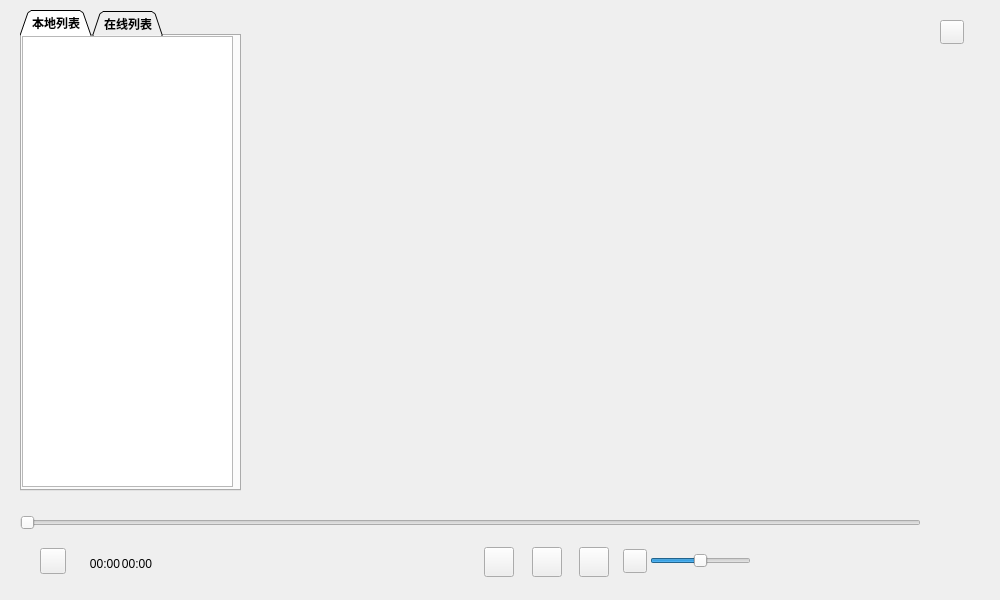
<?xml version="1.0" encoding="UTF-8"?>
<ui version="4.0">
 <class>MusicWindow</class>
 <widget class="QMainWindow" name="MusicWindow">
  <property name="geometry">
   <rect>
    <x>0</x>
    <y>0</y>
    <width>1000</width>
    <height>600</height>
   </rect>
  </property>
  <property name="sizePolicy">
   <sizepolicy hsizetype="Fixed" vsizetype="Fixed">
    <horstretch>0</horstretch>
    <verstretch>0</verstretch>
   </sizepolicy>
  </property>
  <property name="minimumSize">
   <size>
    <width>800</width>
    <height>500</height>
   </size>
  </property>
  <property name="maximumSize">
   <size>
    <width>1000</width>
    <height>600</height>
   </size>
  </property>
  <property name="windowTitle">
   <string>车载多媒体-音乐</string>
  </property>
  <property name="windowIcon">
   <iconset resource="resourse.qrc">
    <normaloff>:/images/winIcon.jpg</normaloff>:/images/winIcon.jpg</iconset>
  </property>
  <property name="autoFillBackground">
   <bool>false</bool>
  </property>
  <property name="styleSheet">
   <string notr="true"/>
  </property>
  <widget class="QWidget" name="centralwidget">
   <property name="styleSheet">
    <string notr="true">#centralwidget{
	background-color: qlineargradient(
    spread:pad, 
    x1:0, y1:0, x2:0, y2:1,  /* 垂直渐变方向 */
    stop:0 #789ABD,           /* 起始颜色（浅蓝色） */
    stop:1 #E1B698             /* 结束颜色（深灰色） */
);
}
/* 主容器透明 */
QTabWidget {
    background: transparent;
    border: none;
}
/* 标签页面板透明 */
QTabWidget::pane {
    border: 0;
    background: transparent;
    margin: 0;
}
/* 标签栏透明 */
QTabWidget::tab-bar {
    background: transparent;
    left: 5px; /* 调整标签栏位置 */
}
/* 单个标签页样式 */
QTabBar::tab {
    background: rgba(70, 70, 70, 150); /* 半透明灰色 */
    color: white;
    border: 1px solid rgba(100, 100, 100, 100);
    border-bottom: none;
    padding: 5px 15px;
    border-top-left-radius: 4px;
    border-top-right-radius: 4px;
}
/* 选中的标签页 */
QTabBar::tab:selected {
    background: rgba(120, 120, 120, 180); /* 更不透明的选中状态 */
    border-color: rgba(150, 150, 150, 150);
}
/* 标签页内容区域 */
QTabWidget &gt; QStackedWidget {
    background: transparent;
}
/* 确保所有子部件继承透明 */
QTabWidget QWidget {
    background: transparent;
}

/* 透明背景轨道 */
QSlider::groove:horizontal {
    background: transparent;
    height: 4px;  /* 进度条高度 */
}
/* 已进度部分颜色（示例橙色） */
QSlider::sub-page:horizontal {
    background: rgba(255, 123, 37, 0.5); 
    border-radius: 2px;
}
/* 未进度部分颜色（示例半透明灰） */
QSlider::add-page:horizontal {
    background: rgba(200, 200, 200, 50);
    border-radius: 2px;
}
/* 圆形滑块 */
QSlider::handle:horizontal {
    background: white;
    width: 10px;
    height: 10px;
    margin: -5px 0;  /* 垂直居中 */
    border-radius: 6px;
    border: 1px solid #E0E0E0;  /* 可选描边 */
}
/*退出样式*/
#btn_quit{
	border-image: url(:/images/music/btn_quit_normal.png);
}
#btn_quit:hover{
	border-image: url(:/images/music/btn_quit_hover.png);
}
/*添加文件*/
#btn_file{
	border-image: url(:/images/music/btn_file_normal.png);
}
#btn_file:hover{
	border-image: url(:/images/music/btn_file_hover.png);
}
/* 上一首 */
#btn_pre{
	border-image: url(:/images/music/btn_pre_normal.png);
}
#btn_pre:hover{
	border-image: url(:/images/music/btn_pre_hover.png);
}

/* 下一首 */
#btn_next{
	border-image: url(:/images/music/btn_next_normal.png);
}
#btn_next:hover{
	border-image: url(:/images/music/btn_next_hover.png);
}

/*声音*/
#btn_volume{
	border-image: url(:/images/music/btn_volume.png);
}

/*播放按钮*/
QPushButton#btn_play[mode='pause']{
   border-image: url(:/images/music/btn_pause_normal.png);
}
QPushButton#btn_play[mode='pause']:hover{  
   border-image: url(:/images/music/btn_pause_hover.png);
}

QPushButton#btn_play[mode='play']{
   border-image: url(:/images/music/btn_play_normal.png);
}
QPushButton#btn_play[mode='play']:hover{
   border-image: url(:/images/music/btn_play_hover.png);
}

/*声音图标*/
QPushButton#btn_volume[mode='unmute']{  
	border-image: url(:/images/music/btn_volume.png);
}
QPushButton#btn_volume[mode='mute']{  
	border-image: url(:/images/music/btn_mute.png);
}

/*歌词容器*/
QFrame#lyricContainer {
	
	background-image: url(:/images/background.png);
    background-repeat: no-repeat;
    background-position: center;
    background-size: cover; /*cover 自适应容器大小 */
    border-radius: 12px;
    padding: 15px;
}
#lyricLine0,#lyricLine1,#lyricLine3,#lyricLine4{
	color: rgb(81, 81, 81);
	font-size:13pt;
}
#lyricLine2{
	color: rgb(255, 228, 181);
	font-size:16pt;
	font-weight: bold;
}</string>
   </property>
   <widget class="QSlider" name="progressSlider">
    <property name="geometry">
     <rect>
      <x>20</x>
      <y>512</y>
      <width>901</width>
      <height>22</height>
     </rect>
    </property>
    <property name="maximum">
     <number>99</number>
    </property>
    <property name="singleStep">
     <number>0</number>
    </property>
    <property name="pageStep">
     <number>1</number>
    </property>
    <property name="orientation">
     <enum>Qt::Orientation::Horizontal</enum>
    </property>
   </widget>
   <widget class="QPushButton" name="btn_play">
    <property name="geometry">
     <rect>
      <x>532</x>
      <y>547</y>
      <width>30</width>
      <height>30</height>
     </rect>
    </property>
    <property name="text">
     <string/>
    </property>
   </widget>
   <widget class="QPushButton" name="btn_pre">
    <property name="geometry">
     <rect>
      <x>484</x>
      <y>547</y>
      <width>30</width>
      <height>30</height>
     </rect>
    </property>
    <property name="text">
     <string/>
    </property>
   </widget>
   <widget class="QPushButton" name="btn_next">
    <property name="geometry">
     <rect>
      <x>579</x>
      <y>547</y>
      <width>30</width>
      <height>30</height>
     </rect>
    </property>
    <property name="text">
     <string/>
    </property>
   </widget>
   <widget class="QPushButton" name="btn_volume">
    <property name="geometry">
     <rect>
      <x>623</x>
      <y>549</y>
      <width>24</width>
      <height>24</height>
     </rect>
    </property>
    <property name="text">
     <string/>
    </property>
   </widget>
   <widget class="QPushButton" name="btn_file">
    <property name="geometry">
     <rect>
      <x>40</x>
      <y>548</y>
      <width>26</width>
      <height>26</height>
     </rect>
    </property>
    <property name="cursor">
     <cursorShape>ArrowCursor</cursorShape>
    </property>
    <property name="text">
     <string/>
    </property>
   </widget>
   <widget class="QTabWidget" name="tabWidget">
    <property name="geometry">
     <rect>
      <x>20</x>
      <y>10</y>
      <width>221</width>
      <height>481</height>
     </rect>
    </property>
    <property name="font">
     <font>
      <pointsize>9</pointsize>
      <bold>true</bold>
     </font>
    </property>
    <property name="acceptDrops">
     <bool>false</bool>
    </property>
    <property name="layoutDirection">
     <enum>Qt::LayoutDirection::LeftToRight</enum>
    </property>
    <property name="autoFillBackground">
     <bool>false</bool>
    </property>
    <property name="styleSheet">
     <string notr="true"/>
    </property>
    <property name="tabPosition">
     <enum>QTabWidget::TabPosition::North</enum>
    </property>
    <property name="tabShape">
     <enum>QTabWidget::TabShape::Triangular</enum>
    </property>
    <property name="currentIndex">
     <number>0</number>
    </property>
    <property name="usesScrollButtons">
     <bool>true</bool>
    </property>
    <property name="documentMode">
     <bool>false</bool>
    </property>
    <property name="tabsClosable">
     <bool>false</bool>
    </property>
    <widget class="QWidget" name="tab_local">
     <attribute name="title">
      <string>本地列表</string>
     </attribute>
     <widget class="QListWidget" name="list_local">
      <property name="geometry">
       <rect>
        <x>0</x>
        <y>0</y>
        <width>211</width>
        <height>451</height>
       </rect>
      </property>
     </widget>
    </widget>
    <widget class="QWidget" name="tab_online">
     <property name="styleSheet">
      <string notr="true"/>
     </property>
     <attribute name="title">
      <string>在线列表</string>
     </attribute>
     <widget class="QListWidget" name="list_online">
      <property name="geometry">
       <rect>
        <x>0</x>
        <y>0</y>
        <width>211</width>
        <height>451</height>
       </rect>
      </property>
     </widget>
    </widget>
   </widget>
   <widget class="QPushButton" name="btn_quit">
    <property name="geometry">
     <rect>
      <x>940</x>
      <y>20</y>
      <width>24</width>
      <height>24</height>
     </rect>
    </property>
    <property name="text">
     <string/>
    </property>
    <property name="iconSize">
     <size>
      <width>18</width>
      <height>18</height>
     </size>
    </property>
   </widget>
   <widget class="QSlider" name="volumeSlider">
    <property name="geometry">
     <rect>
      <x>650</x>
      <y>550</y>
      <width>101</width>
      <height>22</height>
     </rect>
    </property>
    <property name="pageStep">
     <number>1</number>
    </property>
    <property name="value">
     <number>50</number>
    </property>
    <property name="orientation">
     <enum>Qt::Orientation::Horizontal</enum>
    </property>
   </widget>
   <widget class="QLabel" name="label_currentTime">
    <property name="geometry">
     <rect>
      <x>80</x>
      <y>554</y>
      <width>50</width>
      <height>20</height>
     </rect>
    </property>
    <property name="text">
     <string>00:00</string>
    </property>
    <property name="alignment">
     <set>Qt::AlignmentFlag::AlignCenter</set>
    </property>
   </widget>
   <widget class="QLabel" name="label_totalTime">
    <property name="geometry">
     <rect>
      <x>112</x>
      <y>554</y>
      <width>50</width>
      <height>20</height>
     </rect>
    </property>
    <property name="text">
     <string>00:00</string>
    </property>
    <property name="alignment">
     <set>Qt::AlignmentFlag::AlignCenter</set>
    </property>
   </widget>
   <widget class="LyricContainer" name="lyricContainer">
    <property name="geometry">
     <rect>
      <x>280</x>
      <y>40</y>
      <width>641</width>
      <height>461</height>
     </rect>
    </property>
    <property name="frameShape">
     <enum>QFrame::Shape::NoFrame</enum>
    </property>
    <property name="frameShadow">
     <enum>QFrame::Shadow::Raised</enum>
    </property>
    <widget class="QLabel" name="lyricLine0">
     <property name="geometry">
      <rect>
       <x>40</x>
       <y>50</y>
       <width>560</width>
       <height>31</height>
      </rect>
     </property>
     <property name="text">
      <string/>
     </property>
     <property name="alignment">
      <set>Qt::AlignmentFlag::AlignHCenter|Qt::AlignmentFlag::AlignTop</set>
     </property>
    </widget>
    <widget class="QLabel" name="lyricLine1">
     <property name="geometry">
      <rect>
       <x>40</x>
       <y>120</y>
       <width>560</width>
       <height>31</height>
      </rect>
     </property>
     <property name="text">
      <string/>
     </property>
     <property name="alignment">
      <set>Qt::AlignmentFlag::AlignHCenter|Qt::AlignmentFlag::AlignTop</set>
     </property>
    </widget>
    <widget class="QLabel" name="lyricLine2">
     <property name="geometry">
      <rect>
       <x>42</x>
       <y>200</y>
       <width>560</width>
       <height>41</height>
      </rect>
     </property>
     <property name="text">
      <string/>
     </property>
     <property name="alignment">
      <set>Qt::AlignmentFlag::AlignHCenter|Qt::AlignmentFlag::AlignTop</set>
     </property>
    </widget>
    <widget class="QLabel" name="lyricLine3">
     <property name="geometry">
      <rect>
       <x>40</x>
       <y>290</y>
       <width>560</width>
       <height>31</height>
      </rect>
     </property>
     <property name="text">
      <string/>
     </property>
     <property name="alignment">
      <set>Qt::AlignmentFlag::AlignHCenter|Qt::AlignmentFlag::AlignTop</set>
     </property>
    </widget>
    <widget class="QLabel" name="lyricLine4">
     <property name="geometry">
      <rect>
       <x>44</x>
       <y>370</y>
       <width>560</width>
       <height>31</height>
      </rect>
     </property>
     <property name="text">
      <string/>
     </property>
     <property name="alignment">
      <set>Qt::AlignmentFlag::AlignHCenter|Qt::AlignmentFlag::AlignTop</set>
     </property>
    </widget>
   </widget>
  </widget>
 </widget>
 <customwidgets>
  <customwidget>
   <class>LyricContainer</class>
   <extends>QFrame</extends>
   <header location="global">lyriccontainer.h</header>
   <container>1</container>
  </customwidget>
 </customwidgets>
 <resources>
  <include location="resourse.qrc"/>
 </resources>
 <connections/>
</ui>
